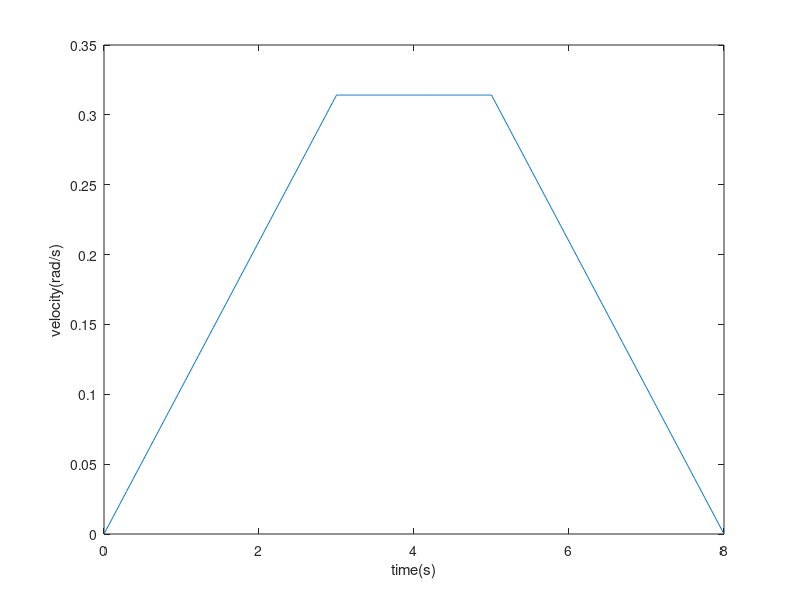

This figure's MATLAB source:
% Trapezodial generator
clear;
clc;
phi = pi / 2; % Total rotation angle(rad)
ta = 3; % Acceleration/Deceleration time
tm = 2; % Time running in constant speed

vm = phi / (ta + tm); % Max speed

cnt = 0;
t = 0:0.01:(2 * ta + tm);

for ti = 0:0.01:(2 * ta + tm)
    cnt = cnt + 1;
    if ti < 0
        v(cnt) = 0;
    elseif ti < ta
        v(cnt) = vm / ta * ti;
    elseif ti < ta + tm
        v(cnt) = vm;
    elseif ti < ta * 2 + tm
        v(cnt) = vm - vm / ta * (ti - tm - ta);
    else
        v(cnt) = 0;
    end
end

figure(1);
plot(t, v);
xlabel('time(s)');
ylabel('velocity(rad/s)');